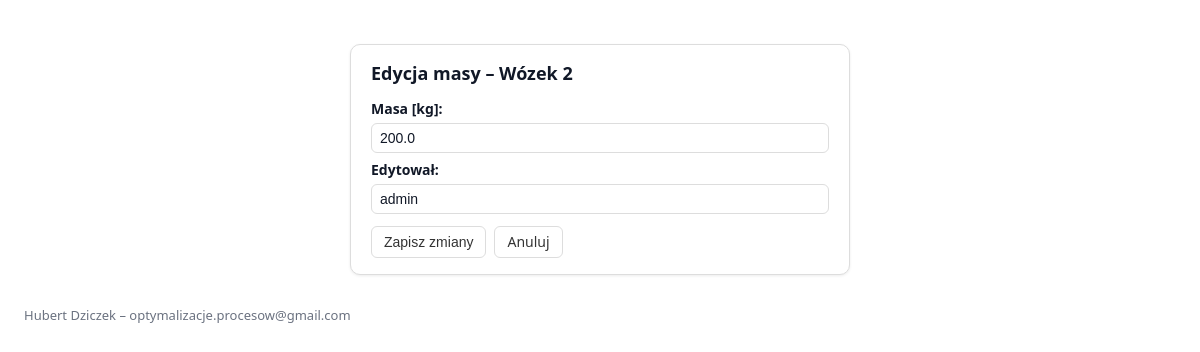
Page /load/111/edit/ (signed in) on the committed database.
### core/models.py (models this page shows, shortened)
class Load(models.Model):
    class Status(models.TextChoices):
        IN_COLD_ROOM = "IN_COLD_ROOM", "W magazynku"
        TAKEN_TO_PRODUCTION = "TAKEN_TO_PRODUCTION", "Zdjęty do produkcji"
    class Shift(models.TextChoices):
        I = "I", "I"
        II = "II", "II"
        III = "III", "III"
    class Kind(models.TextChoices):
        NATURALNY = "Naturalny", "Naturalny"
        ZIOLOWY = "Ziołowy", "Ziołowy"
        POMIDOROWY = "Pomidorowy", "Pomidorowy"
    packing_date = models.DateField(
        "Data pakowania", default=timezone.localdate)
    production_shift = models.CharField(
        "Zmiana", max_length=4, choices=Shift.choices, default=Shift.I
    )
    product_kind = models.CharField(
        "Rodzaj batona", max_length=20, choices=Kind.choices, default=Kind.NATURALNY
    )
    product_code = models.PositiveSmallIntegerField(
        "Kod", validators=[MinValueValidator(1), MaxValueValidator(365)], default=1
    )
    handled_by = models.CharField("Wprowadził", max_length=100, blank=True)
    flavor = models.CharField("Smak", max_length=50, blank=True)
    tank = models.CharField("Tank", max_length=50, blank=True)
    cart = models.ForeignKey(Cart, related_name="loads",
                             on_delete=models.PROTECT)
    pieces = models.PositiveIntegerField(
        "Sztuk na wózku",
        default=66,
        validators=[MinValueValidator(1), MaxValueValidator(66)],
    )
    total_weight_kg = models.DecimalField(
        "Masa [kg]",
        max_digits=4,
        decimal_places=1,
        validators=[
            MinValueValidator(
                Decimal("0.0"), message="Masa nie może być ujemna."),
            MaxValueValidator(
                Decimal("500.0"), message="Masa wózka nie może przekraczać 500 kg."),
            validate_half_kg,
        ],
        help_text="Podaj masę w kilogramach w skokach co 0,5 kg (np. 123.0, 123.5).",
    )
    initial_weight_kg = models.DecimalField(
        "Masa początkowa [kg]",
        max_digits=4,
        decimal_places=1,
        validators=[
            MinValueValidator(Decimal("0.0")),
            MaxValueValidator(Decimal("500.0")),
            validate_half_kg,
        ],
        null=True,
        blank=True,
        editable=False,
    )
    cart_weight_snapshot = models.DecimalField(
        "Masa w momencie zdjęcia [kg]",
        max_digits=4,
        decimal_places=1,
        validators=[
            MinValueValidator(Decimal("0.0")),
            MaxValueValidator(Decimal("500.0")),
            validate_half_kg,
        ],
        null=True,
        blank=True,
        editable=False,
        help_text="Wartość ustawiana automatycznie przy zdejmowaniu do produkcji.",
    )
    produced_at = models.DateTimeField(
        "Czas wyprodukowania", default=timezone.now)
    status = models.CharField(
        max_length=32, choices=Status.choices, default=Status.IN_COLD_ROOM)
    taken_at = models.DateTimeField("Czas zdjęcia", null=True, blank=True)
    edited_by = models.CharField("Edytował", max_length=100, blank=True)
    edited_at = models.DateTimeField("Czas edycji", null=True, blank=True)
    created_at = models.DateTimeField(auto_now_add=True, db_index=True)
    updated_at = models.DateTimeField(auto_now=True)
    version = models.PositiveIntegerField(
        default=0, help_text="Wewnętrzna wersja rekordu do CAS.")
    objects = LoadQuerySet.as_manager()
    class Meta:
        ordering = ["-produced_at"]
        indexes = [
            models.Index(fields=["status"]),
            models.Index(fields=["produced_at"]),
            models.Index(fields=["cart", "status"]),
            models.Index(fields=["status", "produced_at"]),
        ]
        constraints = [
            models.UniqueConstraint(
                fields=["cart"],
                condition=Q(status="IN_COLD_ROOM"),
                name="unique_active_load_per_cart",
            ),
            models.CheckConstraint(
                check=Q(pieces__gte=1) & Q(pieces__lte=66),
                name="pieces_in_1_66",
            ),
            models.CheckConstraint(
                check=Q(product_code__gte=1) & Q(product_code__lte=365),
                name="product_code_1_365",
            ),
        ]

class Cart(models.Model):
    number = models.CharField("Numer wózka", max_length=20, unique=True)
    capacity_kg = models.DecimalField(
        "Pojemność [kg]", max_digits=7, decimal_places=2, default=Decimal("430.00")
    )
    created_at = models.DateTimeField(auto_now_add=True, db_index=True)
    updated_at = models.DateTimeField(auto_now=True)
    class Meta:
        ordering = ["number"]

### core/views.py (the view)
# urls.py: path("load/<int:pk>/edit/", edit_load, name="edit_load"),
def edit_load(request, pk):
    load = get_object_or_404(Load, pk=pk)
    initial = {}
    if request.user.is_authenticated:
        try:
            initial["edited_by"] = request.user.get_username()
        except Exception:
            initial["edited_by"] = str(request.user)
    next_url = _safe_next(request, fallback_name="home")
    if request.method == "POST":
        form = EditLoadForm(request.POST, instance=load, initial=initial)
        if form.is_valid():
            load.total_weight_kg = form.cleaned_data["total_weight_kg"]
            load.edited_by = form.cleaned_data["edited_by"].strip()
            load.edited_at = timezone.now()
            if hasattr(load, "version"):
                load.version = (load.version or 0) + 1
            update_fields = ["total_weight_kg", "edited_by", "edited_at"]
            if hasattr(load, "version"):
                update_fields.append("version")
            if hasattr(load, "updated_at"):
                update_fields.append("updated_at")
            load.save(update_fields=update_fields)
            messages.success(request, "Zaktualizowano masę wózka.")
            return redirect(next_url)
    else:
        form = EditLoadForm(instance=load, initial=initial)
    return render(request, "core/edit_load.html", {
        "form": form,
        "load": load,
        "next_url": next_url,
        "title": f"Edycja masy – Wózek {load.cart.number if load.cart else '—'}",
    })

### core/views.py
class EditLoadForm(forms.ModelForm):
    edited_by = forms.CharField(
        label="Edytował",
        max_length=100,
        required=True,
    )
    class Meta:
        model = Load
        fields = ["total_weight_kg"]
        widgets = {
            "total_weight_kg": forms.NumberInput(attrs={"step": "0.5", "min": "0.0", "max": "500.0"})
        }

### core/views.py (called while the page is built)
def _safe_next(request, fallback_name="home"):
    next_raw = request.POST.get("next") or request.GET.get("next") or ""
    if next_raw and url_has_allowed_host_and_scheme(next_raw, allowed_hosts={request.get_host()}):
        return next_raw
    ref = request.META.get("HTTP_REFERER", "")
    if ref and url_has_allowed_host_and_scheme(ref, allowed_hosts={request.get_host()}):
        return ref
    return resolve_url(fallback_name)

### core/templates/core/edit_load.html (shortened to what this page needs)
{% extends "core/base.html" %}
{% load tz %}
{% block content %}
<div class="form-card">
  <h2>Edycja masy – Wózek {{ load.cart.number }}</h2>
  <form method="post">
    <div class="form-group">
      <label for="{{ form.total_weight_kg.id_for_label }}">Masa [kg]:</label>
      {{ form.total_weight_kg }}
    </div>
    <div class="form-group">
      <label for="{{ form.edited_by.id_for_label }}">Edytował:</label>
      {{ form.edited_by }}
    </div>
    <div class="actions">
      <button type="submit" class="card-btn">Zapisz zmiany</button>
      <a href="{{ next_url }}" class="card-btn">Anuluj</a>
    </div>
  </form>
</div>
{% endblock %}

### core/templates/core/base.html (style rules this page uses)
:root { --border: #e5e7eb; --muted: #6b7280; --ok: #059669; --warn: #b45309; --err: #b91c1c; --bg: #ffffff; --bg-soft: #f9fafb; --text: #111827; --primary: #0ea5e9; }
* { box-sizing: border-box; }
html, body { height: 100%; }
body { font-family: system-ui, -apple-system, Segoe UI, Roboto, Ubuntu, Cantarell, "Noto Sans", "Helvetica Neue", Arial, "Apple Color Emoji", "Segoe UI Emoji"; color: var(--text); background: var(--bg); margin: 0; padding: 24px; line-height: 1.35; }
.button, button, [type="submit"] { padding: 8px 12px; border: 1px solid var(--border); border-radius: 8px; text-decoration: none; display: inline-flex; align-items: center; gap: 8px; background: #fff; color: inherit; cursor: pointer; }
form label { display: block; font-size: 14px; margin-top: 8px; }
input, select, textarea { padding: 8px; border: 1px solid var(--border); border-radius: 8px; width: 100%; background: #fff; color: inherit; }

### core/templates/core/edit_load.html (style rules this page uses)
.form-card { background: #fff; border: 1px solid #ddd; border-radius: 10px; padding: 16px 20px; max-width: 500px; margin: 20px auto; box-shadow: 0 1px 3px rgba(0, 0, 0, .08); }
.form-card h2 { margin-top: 0; font-size: 18px; font-weight: bold; }
.form-card label { font-weight: 600; display: block; margin: 8px 0 4px 0; }
.form-card input, .form-card select, .form-card textarea { width: 100%; border: 1px solid #ddd; border-radius: 6px; padding: 6px 8px; font-size: 14px; }
.card-btn { display: inline-block; border: 1px solid #ddd; background: #fff; padding: 6px 12px; border-radius: 6px; cursor: pointer; font-size: 14px; line-height: 1.3; color: #333; text-decoration: none; transition: background .15s ease, box-shadow .15s ease; }
.actions { display: flex; gap: 8px; margin-top: 12px; }

### rows in the picture
Load: cart.number "2", total_weight_kg "200.0", edited_by "admin"
